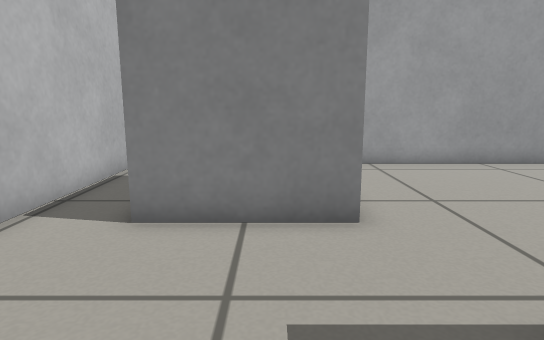
view 1 (above)

16 first-person views from a walk through a world built for the Gazebo simulator. The camera is 0.5 m above the floor, tilts 10° down and sees 75° across. The floor is counted in squares, 0.25 m on a side. Each view is taken from the middle of a square. On the plan, view 1 faces up. The plan holds only what a view shows up to about 18 squares ahead; the rest is blank.

view 2
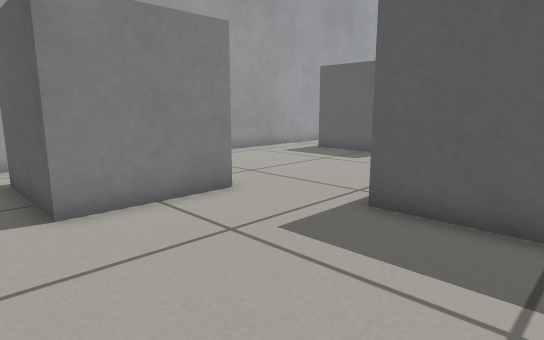

view 3
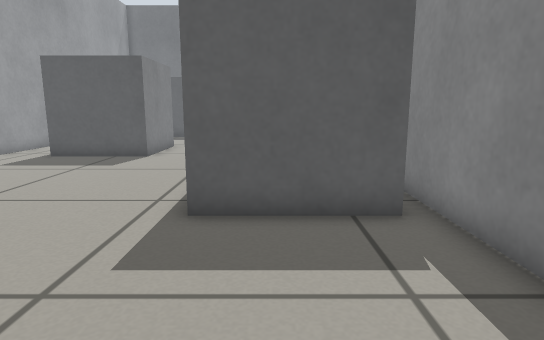

view 4
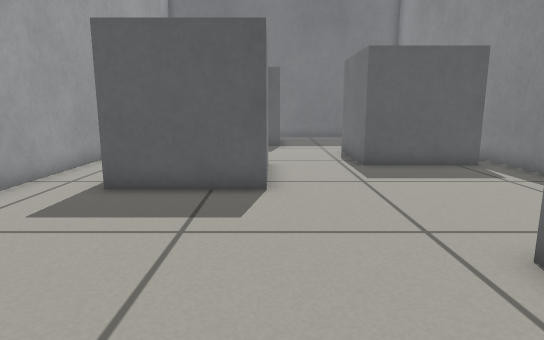

view 5
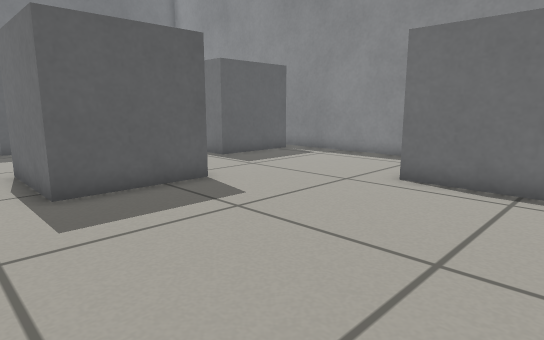

view 6
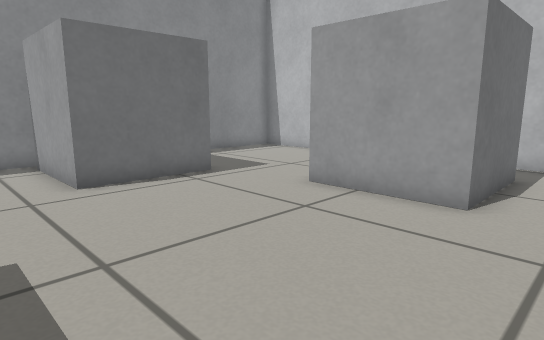

view 7
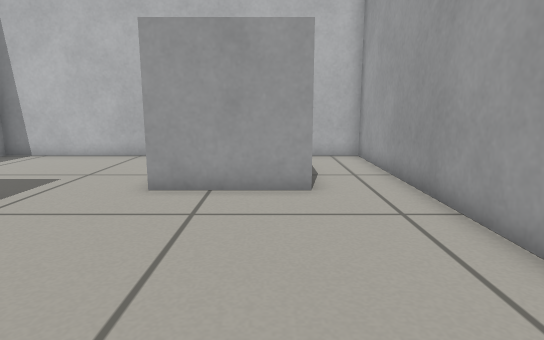

view 8
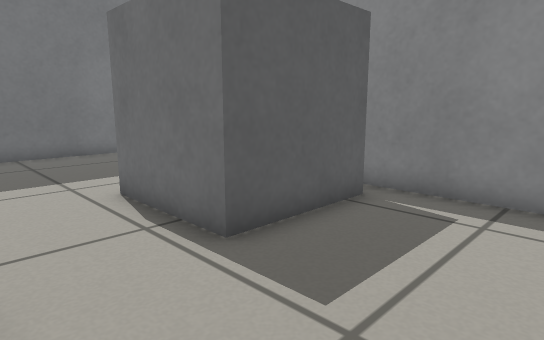

view 9
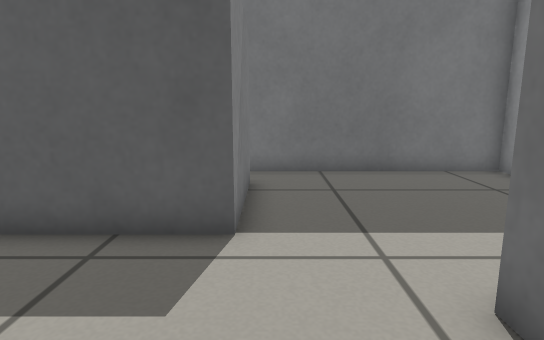

view 10
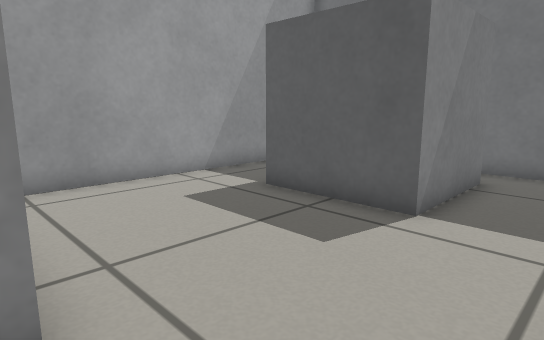

view 11
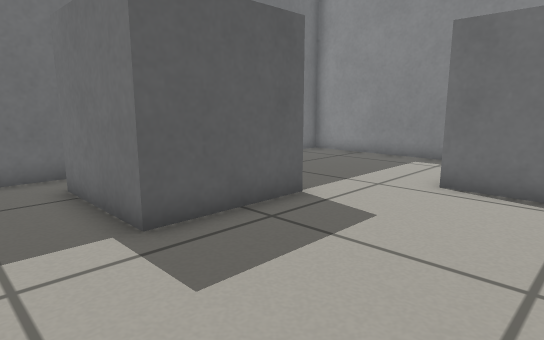

view 12
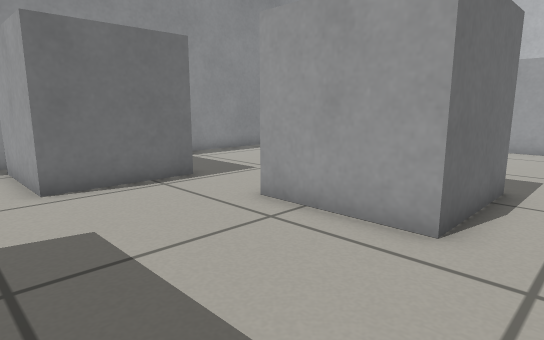

view 13
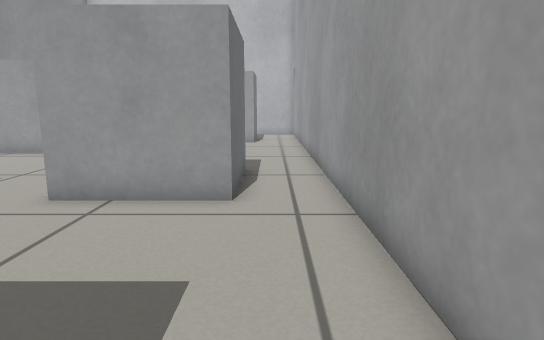

view 14
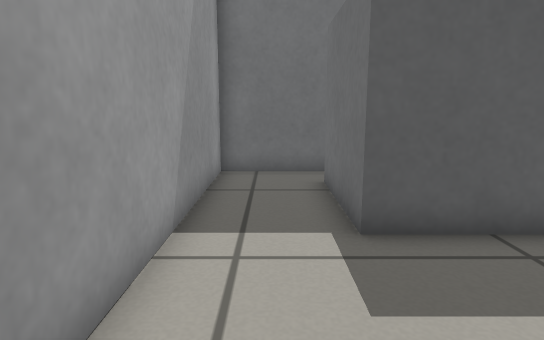

view 15
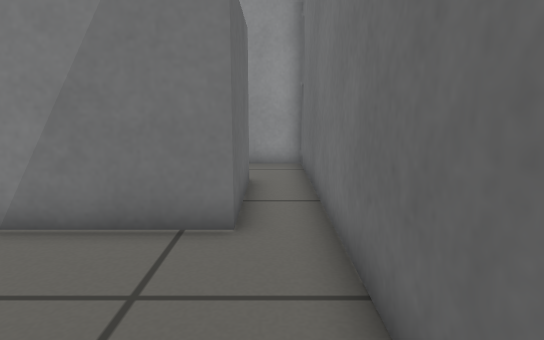

view 16
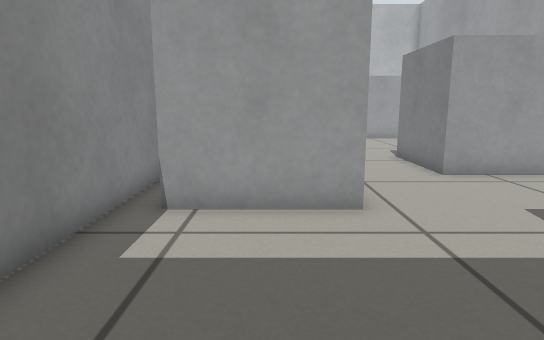

### Floor plan
Key: @ floor where view 1 was taken; # wall or solid block; . floor; B grey box.
Columns run from 5 left of view 1 to 26 right of it. Each row starts with its distance up from view 1.
 13 ################################
 12 #..............................#
 11 #..............................#
 10 #..BBBB.........BBBB...........#
  9 #..B  B.........B  B.....BBBBB.#
  8 #..B  B.........B  B.....B   B.#
  7 #..B  B.........B  B.....B   B.#
  6 #..BBBB.........BBBB.....BBBBB.#
  5 #..............................#
  4 #..............................#
  3 #...................BBBB.......#
  2 #......BBBBB.......B   B.......#
  1 #......B   B.......B   B.......#
  0 #....@.B   B.......B   B.......#
 -1 #......B   B.......B   B.......#
 -2 ################################

Where each view was taken, in squares from view 1:
view 1: 0 up, 0 right, facing up
view 2: 1 down, 4 left, facing up-right
view 3: 1 up, 4 left, facing right
view 4: 6 up, 2 right, facing right
view 5: 12 up, 2 right, facing down-right
view 6: 12 up, 9 right, facing down-left
view 7: 9 up, 10 right, facing left
view 8: 6 up, 10 right, facing down-right
view 9: 5 up, 15 right, facing right
view 10: 3 up, 14 right, facing up-right
view 11: 12 up, 15 right, facing down-right
view 12: 12 up, 20 right, facing down-left
view 13: 11 up, 22 right, facing left
view 14: 11 up, 15 right, facing right
view 15: 0 up, 25 right, facing up
view 16: 1 up, 25 right, facing left
